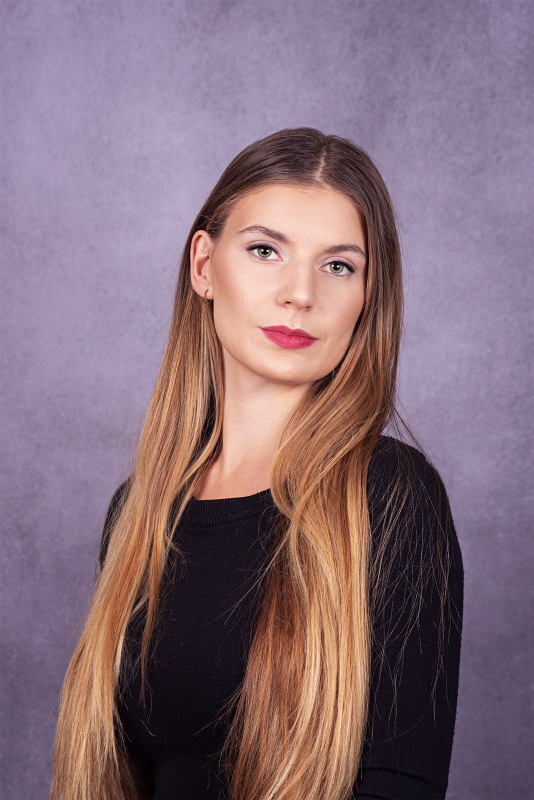
#> input picture Open_cv/photos/dominika.jpg, 1068 x 1600 px (shown at 1/2 size)
$ python chapter_1.py
#> lines starting #> are read from the running program, lines starting #| are printed output that depends on the picture; after the words box and inside, x2 and y2 are one past the last pixel; in counts of white or black regions, pixels touching at a corner belong together
import cv2
import numpy as np
import time
"""
# CZĘŚĆ 1
# wczytywanie mediów
# wczytaj zdjęcie
img = cv2.imread("photos/dominika.jpg")
# wyświetl zdjęcie
cv2.imshow("output", img)
# wyświetl je dopóki go nie zamknę,
# w przeciwnym wypadku wyświetli się na 1 milisekundę.
cv2.waitKey(0)
# ----------------
# wyswietl video z podanej ściezki
cap = cv2.VideoCapture("photos/video.mp4")
while True:
    success, img = cap.read()
    cv2.imshow("video", img)
    if cv2.waitKey(1) & 0xFF==ord('q'):
        break

# ----------------
# wyświetl obraz z kamery
cap = cv2.VideoCapture(0)
time.sleep(2)
# szerokość
cap.set(3, 640)
# wysokość
cap.set(4, 480)
# ustaw jasność obrazu
cap.set(10, 100)
while True:
    success, img = cap.read()
    cv2.imshow("video", img)
    if cv2.waitKey(1) & 0xFF==ord('q'):
        break

# ----------------
"""
# CZĘŚĆ 2
# podstawowe funkcje obrazu - transformacje

# wczytaj zdjęcie
img = cv2.imread("photos/dominika.jpg")
#> img is the input picture: shape (1600, 1068, 3); mean B, G, R 120.6, 109.3, 133.7
"""
imgGray = cv2.cvtColor(img, cv2.COLOR_BGR2GRAY)

# wyświetl zdjęcie
cv2.imshow("Gray", imgGray)
cv2.waitKey(0)
# ----------------
imgBlur = cv2.GaussianBlur(imgGray, (9,9), 0)
#wyświetl zdjęcie
cv2.imshow("Blur", imgBlur)
cv2.waitKey(5000)

# ----------------
imgBlur = cv2.GaussianBlur(imgGray, (9,9), 0)
#wyświetl zdjęcie
cv2.imshow("Blur", imgBlur)
cv2.waitKey(5000)

# ----------------
# Kanny krawędzie
imgCanny = cv2.Canny(img, 100, 100)

cv2.imshow("Canny", imgCanny)
cv2.waitKey(5000)

# ----------------
# dylatacja obrazu do lepszego wyznaczania krawędzi
# grube krawędzie

# jądro do dylatacji - maciez jednostkowa 5 x 5
kernel = np.ones((5, 5), np.uint8)

imgDilatation = cv2.dilate(imgCanny, kernel, iterations=1)

cv2.imshow("Dilatation", imgDilatation)
cv2.waitKey(5000)

# ----------------
# erocja - zrobi krawędzie cieńsze

imgEroded = cv2.erode(imgDilatation, kernel, iterations=1)
cv2.imshow("Eroded", imgEroded)
cv2.waitKey(5000)

# ----------------
#CZĘŚĆ 3
# zmiana rozmiarów, wycinanie

imgResize = cv2.resize(img, (300,500))
cv2.imshow("ImageResize", imgResize)
cv2.waitKey(5000)
# ----------------

# wycinanie - traktujemy obraz jak macierz

imgCroped = img[300:600, 200:500]
cv2.imshow("ImgCropped", imgCroped)
cv2.waitKey(5000)

"""
# ----------------
#CZĘŚĆ 4
# rysowanie kształtów
# 512, 512 to wymiary, a 3 to kolory rgb
img = np.zeros((512, 512, 3), np.uint8)
#ustawienie koloru w rgb - cały obraz
"""
img[:] = 255, 255, 0
cv2.imshow("Image", img)
cv2.waitKey(5000)
"""
# ----------------
# rysowanie prostokątów

img[100:200, 50:150] = 0, 255, 0
"""
cv2.imshow("Image", img)
cv2.waitKey(5000)

# ----------------
#rysowanie linii na obrazku - start, koniec, kolor, grubość

cv2.line(img, (0,0), (300, 300), (0, 0, 130), 3)
cv2.imshow("Image", img)
cv2.waitKey(5000)

# ----------------
#rysowanie linii na obrazku - przekątna

cv2.line(img, (0,0), (img.shape[1], img.shape[0]), (0, 0, 130), 3)
cv2.imshow("Image", img)
cv2.waitKey(5000)

# ----------------
#rysowanie prostokąta - wypełniony

cv2.rectangle(img, (0,0), (240,100), (0, 0, 130), cv2.FILLED)

#rysowanie koła, definiowane centrum i promień, kolor
cv2.circle(img, (200, 200), (30), (120, 255, 30))
#text - text, miejsce, font, skala, kolor, grubość
cv2.putText(img, "kocham Cie", (300,300), cv2.FONT_HERSHEY_COMPLEX, 1, (0,0,255), 1)
cv2.imshow("Image", img)
cv2.waitKey(5000)

# ----------------
#CZĘŚĆ 5

#perspektywa

img = cv2.imread("photos/cards.jpg")
width, height = 200,300
pts1 = np.float32([[345,106],[231,261], [136,190], [244, 41]])
pts2 = np.float32([[0,0],[width,0], [0,height], [width, height]])
matrix = cv2.getPerspectiveTransform(pts1, pts2)
imgOutput = cv2.warpPerspective(img, matrix, (width, height))
cv2.imshow("Image", imgOutput)
cv2.waitKey(5000)


# ----------------
#CZĘŚĆ 6
# ładowanie kilku obrazów w jeden
img = cv2.imread("photos/dominika.jpg")
#wyświetl dwa razy to samo zdjęcie horyzontalnie
imgHor = np.hstack([img, img])
#wyświtl dwa razy ro samo zdjęcie wertykalnie
# (zdjęcia muszą mieć ten sam numer channelu (kolor))
imgVer = np.vstack([img, img])
cv2.imshow("Image", imgVer)
cv2.waitKey(5000)


# ----------------
#CZĘŚĆ 7
# detekcja koloru ze zdjęcia
img = cv2.imread("photos/light.jpg")
def empty(a):
   pass

#pasek do wyboru wartości, nazwa, okno, pozycja startowa wyboru, zakres wyboru
cv2.namedWindow("Trackbar")
cv2.resizeWindow("Trackbar", 600, 200)
cv2.createTrackbar("HueMin", "Trackbar", 0, 179, empty)
cv2.createTrackbar("HueMax", "Trackbar", 179, 179, empty)
cv2.createTrackbar("SatMin", "Trackbar", 0, 255, empty)
cv2.createTrackbar("SatMax", "Trackbar", 255, 255, empty)
cv2.createTrackbar("ValMin", "Trackbar", 0, 255, empty)
cv2.createTrackbar("ValMax", "Trackbar", 255, 255, empty)

#odwrócone kolory
imgVSH = cv2.cvtColor(img, cv2.COLOR_BGR2HSV)

#pobieraj ciągle od uzytkownika wartosci
while True:
   h_min = cv2.getTrackbarPos("HueMin", "Trackbar")
   h_max = cv2.getTrackbarPos("HueMax", "Trackbar")
   s_min = cv2.getTrackbarPos("SatMin", "Trackbar")
   s_max = cv2.getTrackbarPos("SatMax", "Trackbar")
   v_min = cv2.getTrackbarPos("ValMin", "Trackbar")
   v_max = cv2.getTrackbarPos("ValMax", "Trackbar")
   print(h_min, h_max, s_min, s_max, v_min, v_max)
   lower = np.array([h_min, s_min, v_min])
   higher = np.array([h_max, s_max, v_max])
#maska - zaaplikuj te wartości na zdjęciu
   mask = cv2.inRange(imgVSH, lower, higher)
#połącz zdjęcie z maską, tam gdzie jest białe zamaskowane, tam będzie kolor w outputs
   imgResult = cv2.bitwise_and(img, img, mask=mask)
   cv2.imshow("Image", imgResult)
   cv2.waitKey(1)


# detekcja koloru z wideo
cap = cv2.VideoCapture(0)
time.sleep(2)
# szerokość
cap.set(3, 640)
# wysokość
cap.set(4, 480)
# ustaw jasność obrazu
cap.set(10, 100)


def empty(a):
   pass

#pasek do wyboru wartości, nazwa, okno, pozycja startowa wyboru, zakres wyboru
cv2.namedWindow("Trackbar")
cv2.resizeWindow("Trackbar", 600, 200)
cv2.createTrackbar("HueMin", "Trackbar", 0, 179, empty)
cv2.createTrackbar("HueMax", "Trackbar", 179, 179, empty)
cv2.createTrackbar("SatMin", "Trackbar", 0, 255, empty)
cv2.createTrackbar("SatMax", "Trackbar", 255, 255, empty)
cv2.createTrackbar("ValMin", "Trackbar", 0, 255, empty)
cv2.createTrackbar("ValMax", "Trackbar", 255, 255, empty)

#odwrócone kolory
imgVSH = cv2.cvtColor(img, cv2.COLOR_BGR2HSV)

#pobieraj ciągle od uzytkownika wartosci
while True:
   _, img = cap.read()
   imgVSH = cv2.cvtColor(img, cv2.COLOR_BGR2HSV)

   h_min = cv2.getTrackbarPos("HueMin", "Trackbar")
   h_max = cv2.getTrackbarPos("HueMax", "Trackbar")
   s_min = cv2.getTrackbarPos("SatMin", "Trackbar")
   s_max = cv2.getTrackbarPos("SatMax", "Trackbar")
   v_min = cv2.getTrackbarPos("ValMin", "Trackbar")
   v_max = cv2.getTrackbarPos("ValMax", "Trackbar")

   print(h_min, h_max, s_min, s_max, v_min, v_max)

   lower = np.array([h_min, s_min, v_min])
   higher = np.array([h_max, s_max, v_max])
   #maska - zaaplikuj te wartości na zdjęciu
   mask = cv2.inRange(imgVSH, lower, higher)
   #połącz zdjęcie z maską, tam gdzie jest białe zamaskowane, tam będzie kolor w outputs
   imgResult = cv2.bitwise_and(img, img, mask=mask)
   cv2.imshow("Image", imgResult)
   if cv2.waitKey(1) & 0xFF==ord('q'):
      break


# ----------------
#CZĘŚĆ 8
#rozpoznawanie kształtów
img = cv2.imread("photos/shapes.jpg")
imgCont = img.copy()
imgGray = cv2.cvtColor(img, cv2.COLOR_BGR2GRAY)
imgBlur = cv2.GaussianBlur(imgGray, (3,3), 1)
imgVer = np.vstack([imgGray, imgBlur])
#cv2.imshow("Image", imgVer)
#cv2.waitKey(5000)
imgCanny = cv2.Canny(imgBlur, 50, 50)

cv2.imshow("Image", imgCanny)
cv2.waitKey(5000)

def getContours(img):
   #contours daje nam po kolei kazdy ksztalt i miejsce corners
   contours, hierarchy = cv2.findContours(img, cv2.RETR_EXTERNAL, cv2.CHAIN_APPROX_NONE)
   for cnt in contours:
      #policz pole tej figury
      area = cv2.contourArea(cnt)

      print(area)

      #narysuj kształty - zdjęcie oryginalne, kontur, -1 bo chcemy wszystkie boki, kolor, grubość
      cv2.drawContours(imgCont, cnt, -1, (0, 0, 255), 5)
      #obwód, True bo kształt zamknięty
      peri = cv2.arcLength(cnt, True)
      #wygładzenie konturów - o ile przyblienie? o 2% peri w poniszym przypadku
      approx = cv2.approxPolyDP(cnt, 0.1*peri, True)
      # ilu kątny jest kształt?
      objCor = (len(approx))
      #zamykanie kształtów w ramce prostokątnej
      x, y, width, height = cv2.boundingRect(approx)

      if objCor == 3: objType="Triangle"
      elif objCor==4:
         #sprawdmy czy kwadrat czy prostokąt
         aspRatio = width/float(height)
         if aspRatio>0.95 or aspRatio<1.05:
            objType="square"
         else:
            objType="Rectangle"
      else:
         objType="Noname"

      #rysowanie - na jakim, początek, koniec, kolor, grubość
      cv2.rectangle(imgCont, (x, y), (x + width, y + height), (0, 255, 0), 2 )
      cv2.putText(imgCont, objType, (int(x+(width/2)), int(y+(height/2))), cv2.FONT_HERSHEY_COMPLEX, 0.5, (0,0,0), 2)


getContours(imgCanny)

cv2.imshow("Image", imgCont)
cv2.waitKey(20000)

# CZĘŚĆ 9
#rozpoznawania twarzy
#pobranie zbioru wyuczonego na twarz
faceCascade = cv2.CascadeClassifier(cv2.data.haarcascades + "haarcascade_frontalface_default.xml")
img = cv2.imread("photos/dominika.jpg")
imgGray = cv2.cvtColor(img, cv2.COLOR_BGR2GRAY )
#pobranie współrzęcnych na twarze
faces = faceCascade.detectMultiScale(img, 1.1, 4)

for x, y, w, h in faces:
   #zaznaczenie twarzy
   cv2.rectangle(img, (x, y), (x+w, y+h), (0, 255, 0), 2)
   cv2.imshow("Image", img)
   cv2.waitKey(20000)


#PROJEKT 1
#VIRTUALNE MALOWANIE

#przechwyć obraz z kamery

cap = cv2.VideoCapture(0)
time.sleep(2)
# szerokość
cap.set(3, 640)
# wysokość
cap.set(4, 480)
# ustaw jasność obrazu
cap.set(10, 100)
myColors = [0, 0,  187,  179, 255, 255]
myColorsValues = [0, 0, 255]

def getContours(img):
   #contours daje nam po kolei kazdy ksztalt i miejsce corners
   contours, hierarchy = cv2.findContours(img, cv2.RETR_EXTERNAL, cv2.CHAIN_APPROX_NONE)
   for cnt in contours:
      #policz pole tej figury
      area = cv2.contourArea(cnt)
      x, y = 0, 0
      if area>20:

         #narysuj kształty - zdjęcie oryginalne, kontur, -1 bo chcemy wszystkie boki, kolor, grubość
         cv2.drawContours(imgResult, cnt, -1, (0, 0, 255), 5)
         #obwód, True bo kształt zamknięty
         peri = cv2.arcLength(cnt, True)
         #wygładzenie konturów - o ile przyblienie? o 2% peri w poniszym przypadku
         approx = cv2.approxPolyDP(cnt, 0.02*peri, True)
         #zamykanie kształtów w ramce prostokątnej
         x, y, width, height = cv2.boundingRect(approx)
   return (x+width//2, y)

points = []
def find_colors(img, myColors):
   imgVSH = cv2.cvtColor(img, cv2.COLOR_BGR2HSV)
   lower = np.array(myColors[0:3])
   higher = np.array(myColors[3:6])
   mask = cv2.inRange(imgVSH, lower, higher)
   x, y = getContours(mask)
   points.append([x,y])
   for point in points:
      cv2.circle(imgResult,(point[0], point[1]), 10, (255, 0, 0), cv2.FILLED)

while True:
   _, img = cap.read()
   imgResult = img.copy()
   find_colors(imgResult, myColors)
   cv2.imshow("im", imgResult)
   if cv2.waitKey(1) & 0xFF==ord('q'):
      break

   """

#PROJEKT 2
#SKANER DOKUMENTÓW
windowWidth = 640
windowHeight = 480

cap = cv2.VideoCapture(0)
# szerokość
cap.set(3, windowWidth)
# wysokość
cap.set(4, windowHeight)
# ustaw jasność obrazu
cap.set(10, 100)

def preprocess(img):
   imgGray = cv2.cvtColor(img, cv2.COLOR_BGR2GRAY)
   imgBlur = cv2.GaussianBlur(imgGray, (5,5), 1)
   imgCanny = cv2.Canny(imgBlur, 200, 200)
   kernel = np.ones((5, 5), np.uint8)
   imgDilatation = cv2.dilate(imgCanny, kernel, iterations=2)
   imgEroded = cv2.erode(imgDilatation, kernel, iterations=1)

   return imgEroded

def getContours(img):
   biggest = np.array([[345,106],[231,261], [136,190], [244, 41]])
   maxArea = 0
   #contours daje nam po kolei kazdy ksztalt i miejsce corners
   contours, hierarchy = cv2.findContours(img, cv2.RETR_EXTERNAL, cv2.CHAIN_APPROX_NONE)
   for cnt in contours:
      #policz pole tej figury
      area = cv2.contourArea(cnt)
      x, y = 0, 0
      if area>5000:

         #narysuj kształty - zdjęcie oryginalne, kontur, -1 bo chcemy wszystkie boki, kolor, grubość
         #cv2.drawContours(imgResult, cnt, -1, (0, 0, 255), 5)
         #obwód, True bo kształt zamknięty
         peri = cv2.arcLength(cnt, True)
         #wygładzenie konturów - o ile przyblienie? o 2% peri w poniszym przypadku
         approx = cv2.approxPolyDP(cnt, 0.02*peri, True)
         #do skanera tylko coś co ma 4 boki i szukamy największej powierzchni
         if len(approx) == 4 and area > maxArea:

            biggest = approx
            maxArea = area
   cv2.drawContours(imgResult, [biggest], -1, (0, 255, 120), 20)
   return biggest

def perspective(img, biggest):
   width, height = windowWidth, windowHeight
   pts1 = np.float32(biggest)
   pts2 = np.float32([[0,0],[width,0], [0,height], [width, height]])
   matrix = cv2.getPerspectiveTransform(pts1, pts2)
   imgOutput = cv2.warpPerspective(img, matrix, (width, height))
   return imgOutput


while True:
   success, img = cap.read()
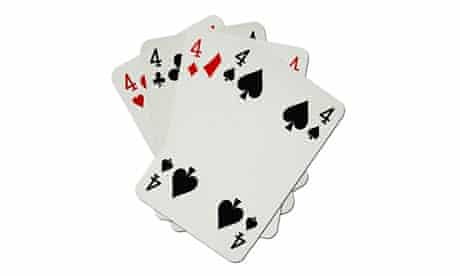
#> input picture Open_cv/photos/cards.jpg, 460 x 276 px, given in place of the camera
#> img is the input picture: shape (276, 460, 3); mean B, G, R 236.8, 238.3, 238.8
   imgResized = cv2.resize(img, (windowWidth, windowHeight))
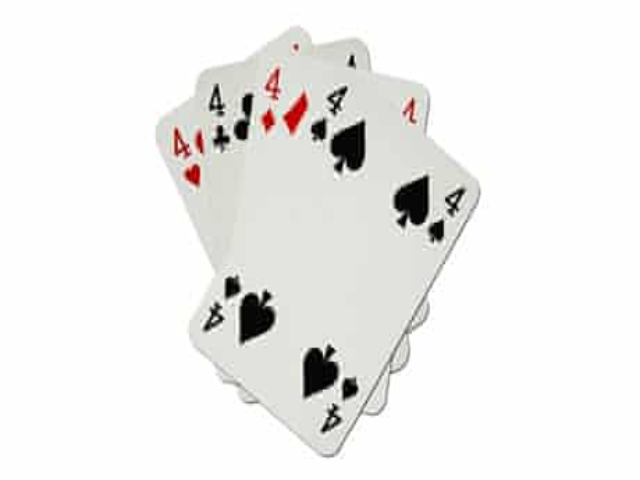
#> imgResized: shape (480, 640, 3); mean B, G, R 236.7, 238.2, 238.8
   imgResult = imgResized.copy()
   imgThres = preprocess(imgResized)
#> in preprocess, `imgCanny = cv2.Canny(imgBlur, 200, 200)`:
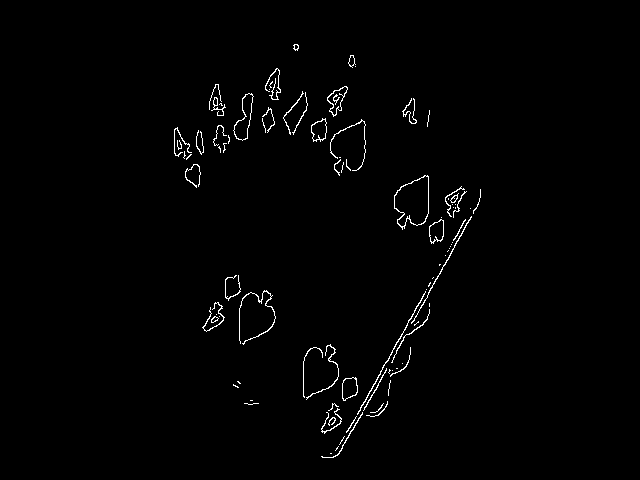
#> imgCanny: shape (480, 640); 1.2% white in thin lines or dots, all inside (x1, y1, x2, y2) = (174, 44, 481, 458)
#> in preprocess, `imgDilatation = cv2.dilate(imgCanny, kernel, iterations=2)`:
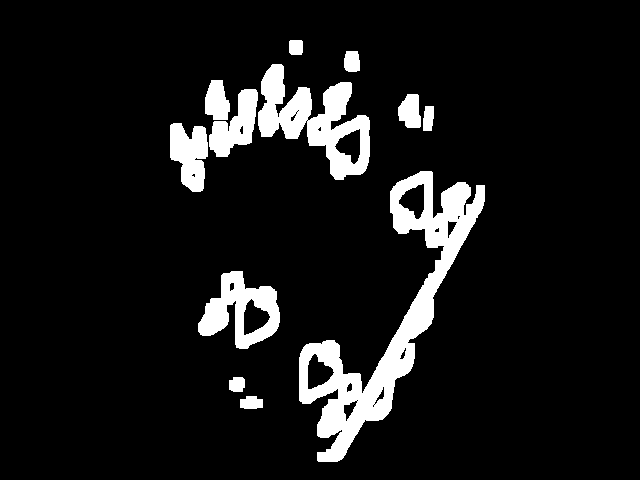
#> imgDilatation: shape (480, 640); 9% white; 12 white regions, largest, box (x1, y1, x2, y2) and area: (299, 171, 485, 462) 12509, (258, 64, 370, 180) 5656, (198, 271, 280, 349) 3184
#> in preprocess, `imgEroded = cv2.erode(imgDilatation, kernel, iterations=1)`:
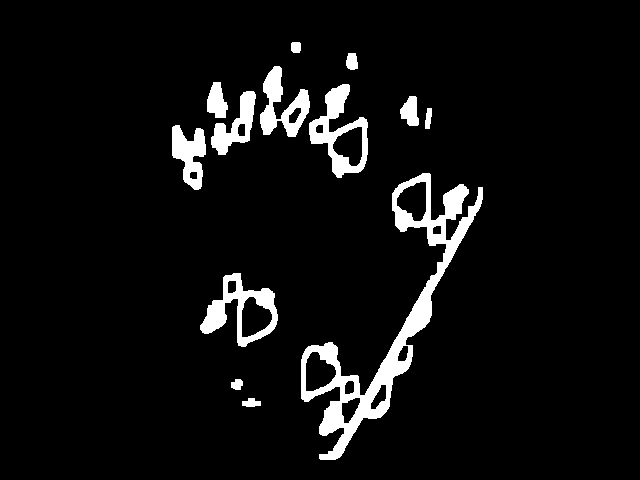
#> imgEroded: shape (480, 640); 5.9% white; 13 white regions
   biggest = getContours(imgThres)
#> in getContours, `contours, hierarchy = cv2.findContours(img, cv2.RETR_EXTERNAL, cv2.CHA..`: contours = 13 contours; largest, box (x1, y1, x2, y2) and area: (301, 173, 483, 460) 10117, (200, 273, 278, 347) 2820, (309, 84, 368, 178) 2762, (260, 66, 310, 137) 1610, (172, 125, 206, 190) 1256
#> the loop in getContours, `for cnt in contours:` made 13 passes
#> (area, peri) on pass 4: (10117, 1345.1)
#> area on passes 1, 2, 3, 5, 6, 7: 100, 84, 2820, 1255.5, 88, 357
#> after the loop in getContours, `for cnt in contours:`: biggest = [[345, 106], [231, 261], [136, 190], [244, 41]]; maxArea = 0
#> in getContours, `cv2.drawContours(imgResult, [biggest], -1, (0, 255, 120), 20)`:
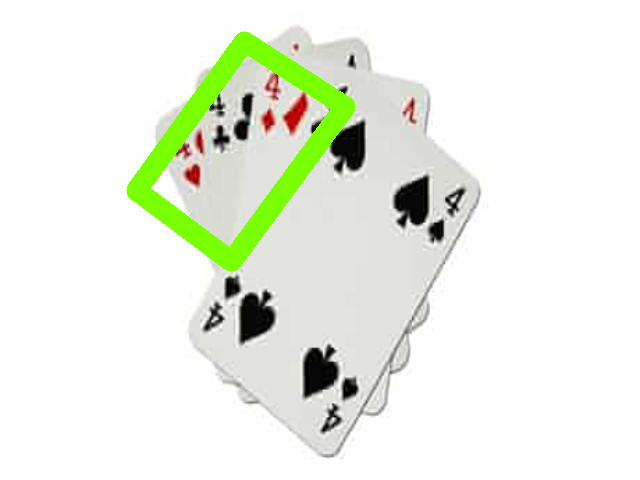
#> imgResult: shape (480, 640, 3); 4.13% of pixels changed, all inside (x1, y1, x2, y2) = (126, 31, 356, 272)
#> biggest = [[345, 106], [231, 261], [136, 190], [244, 41]]
   imgWraped = perspective(imgResized, biggest)
#> in perspective, `matrix = cv2.getPerspectiveTransform(pts1, pts2)`: matrix = [[-0.51, -1.27, 310.6], [-0.676, -0.497, 285.7], [-0.00289, -0.00211, 1]]
#> in perspective, `imgOutput = cv2.warpPerspective(img, matrix, (width, height))`:
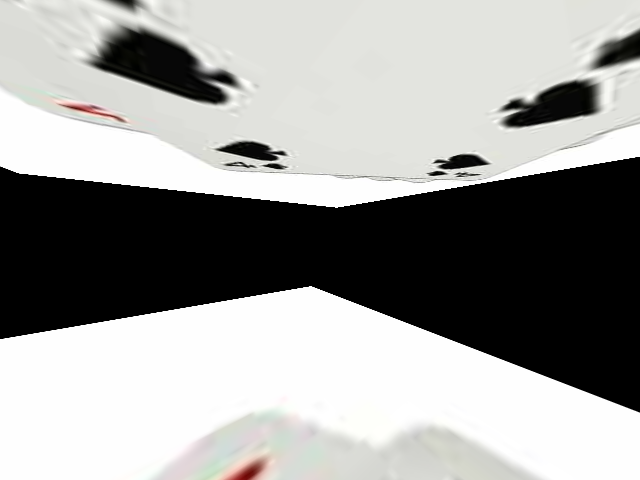
#> imgOutput: shape (480, 640, 3); mean B, G, R 155.6, 157.5, 157.5
   cv2.imshow("video", img)
   if cv2.waitKey(1) & 0xFF==ord('q'):
#> (key q is pressed here)
        break
